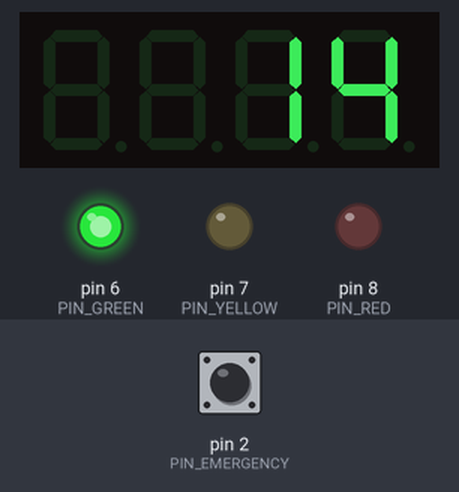
Recording of a sketch running on a simulated Arduino Uno, built with avr-gcc and run on an emulated ATmega328P. On the bench: 4-digit seven-segment display, output pins drawn as LEDs (lit = HIGH). Dashed ring = blinking. The test bench sets the inputs (shaded band); at power-on: pin 2 (PIN_EMERGENCY) HIGH. What the sketch prints to the serial monitor is not drawn.

Above: at 1.2 s.
1.3 s: pin 2 (PIN_EMERGENCY) pulled LOW for 3.2 s
At 2.2 s:
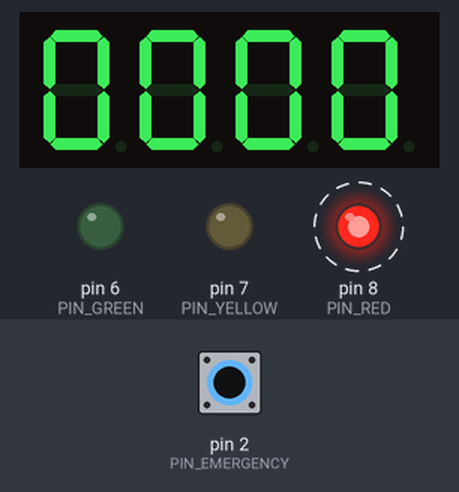
6.0 s: pin 2 (PIN_EMERGENCY) pulled LOW for 0.15 s
At 6.7 s:
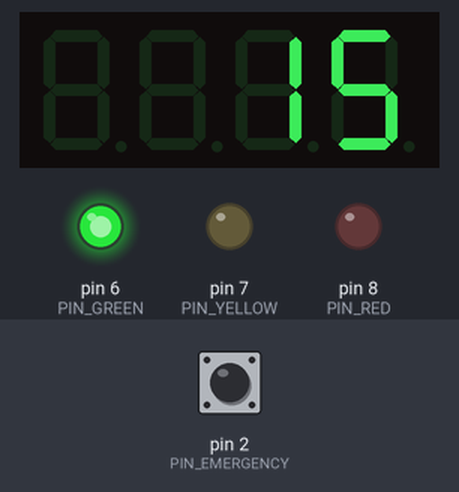
8.6 s: pin 2 (PIN_EMERGENCY) pulled LOW for 1 s
At 26.3 s:
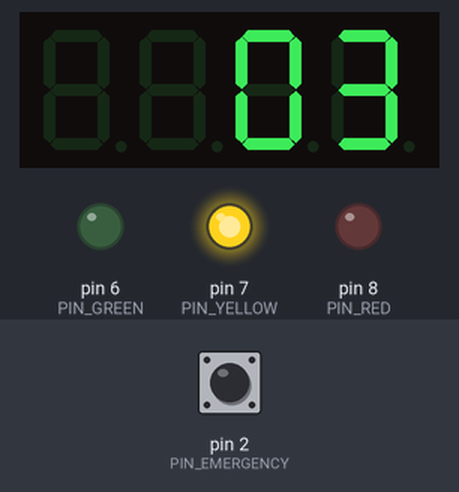
Timing chart, 0 to 27.8 s (numbered marks = the images above; inputs shaded):
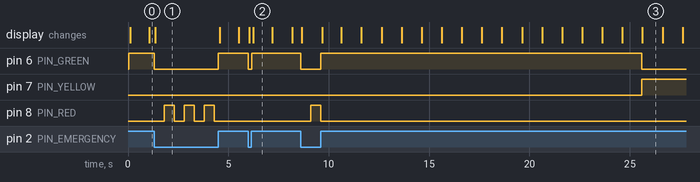

The sketch:

Exp3_TrafficLight.ino
```cpp
/*
 * ============================================================================
 * 实验三：流水灯 / 简易交通灯（数码管倒计时 + 外部中断紧急控制）
 * 北京交通大学 电子信息工程学院 大学生创新活动中心
 * ----------------------------------------------------------------------------
 * 接线：
 *   红灯 -> D8     黄灯 -> D7     绿灯 -> D6
 *   每个 LED 长脚串 220Ω 电阻接对应数字引脚，短脚接 GND
 *   TM1637  CLK -> D10    DIO -> D9    VCC -> 5V    GND -> GND
 *   紧急控制跳线：D2 与 GND 之间插一根杜邦线
 *                 插上 -> D2 被拉低 -> 进入紧急控制
 *                 拔出 -> D2 被内部上拉拉高 -> 恢复正常运行
 *
 * 功能：
 *   1. 简易交通灯循环：绿灯 15s -> 黄灯 3s -> 红灯 15s，循环往复
 *   2. 数码管显示当前相位剩余秒数（右侧两位，倒计时）
 *   3. D2 电平变化触发外部中断（attachInterrupt），立刻进入紧急控制：
 *      - 全部灯熄灭，仅红灯持续闪烁（0.5s 亮 / 0.5s 灭）
 *      - 数码管显示 00，倒计时暂停
 *   4. 紧急控制期间用串口持续输出本组组号与报警信息，解除后串口给出恢复提示
 *
 * 说明：
 *   - 中断服务程序里不能调用 delay()，所以 ISR 只置标志位，真正的动作放在 loop() 里做；
 *   - 全部逻辑用 millis() 计时，不使用长 delay()，保证串口与中断响应及时。
 * ============================================================================
 */
#include "TM1637.h"

/* ------------------------- 需要改的地方 ------------------------- */
#define GROUP_NO      11       // 第 11 组（按实际组号设置）
/* --------------------------------------------------------------- */

#define PIN_RED       8
#define PIN_YELLOW    7
#define PIN_GREEN     6
#define PIN_EMERGENCY 2        // UNO 外部中断引脚 INT0

#define CLK_PIN       10
#define DIO_PIN       9

#define GREEN_SECONDS   15
#define YELLOW_SECONDS   3
#define RED_SECONDS     15

#define EMERG_BLINK_MS  500UL  // 紧急状态红灯闪烁半周期

TM1637 tm1637(CLK_PIN, DIO_PIN);

enum Phase { PHASE_GREEN = 0, PHASE_YELLOW = 1, PHASE_RED = 2 };

const uint8_t PHASE_SECONDS[3] = { GREEN_SECONDS, YELLOW_SECONDS, RED_SECONDS };

Phase         phase          = PHASE_GREEN;
unsigned long phaseStartMs   = 0;
int           lastShownSec   = -1;

volatile bool interruptFlag  = false;   // ISR 只负责置位
bool          emergencyActive = false;
unsigned long lastEmergPrint = 0;
unsigned long lastRedBlink   = 0;
bool          redBlinkOn     = false;

/* --------------------------- 工具函数 --------------------------- */

void printGroupTag() {
  Serial.print(F("[组号 "));
  Serial.print(GROUP_NO);
  Serial.print(F("] "));
}

/* 中断服务程序：D2 电平发生变化（插上/拔出导线）时被调用 */
void onEmergencyChange() {
  interruptFlag = true;
}

void applyLights() {
  digitalWrite(PIN_GREEN,  phase == PHASE_GREEN  ? HIGH : LOW);
  digitalWrite(PIN_YELLOW, phase == PHASE_YELLOW ? HIGH : LOW);
  digitalWrite(PIN_RED,    phase == PHASE_RED    ? HIGH : LOW);
}

void setPhase(Phase p) {
  phase        = p;
  phaseStartMs = millis();
  lastShownSec = -1;
  applyLights();

  const char* name = (p == PHASE_GREEN) ? "绿灯" : (p == PHASE_YELLOW) ? "黄灯" : "红灯";
  printGroupTag();
  Serial.print(F("相位切换 -> "));
  Serial.print(name);
  Serial.print(F("，倒计时 "));
  Serial.print(PHASE_SECONDS[p]);
  Serial.println(F(" s"));
}

/* 数码管显示倒计时（右侧两位，左侧两位留空） */
void showCountdown(uint8_t seconds) {
  tm1637.point(POINT_OFF);
  tm1637.display(0, 0x7f);              // 0x7f = 该位熄灭
  tm1637.display(1, 0x7f);
  tm1637.display(2, seconds / 10);
  tm1637.display(3, seconds % 10);
}

/* --------------------------- 紧急控制 --------------------------- */

void enterEmergency() {
  emergencyActive = true;
  redBlinkOn      = false;
  lastRedBlink    = millis();
  lastEmergPrint  = millis();

  digitalWrite(PIN_GREEN,  LOW);
  digitalWrite(PIN_YELLOW, LOW);
  digitalWrite(PIN_RED,    LOW);

  tm1637.point(POINT_OFF);
  tm1637.display(0, 0);
  tm1637.display(1, 0);
  tm1637.display(2, 0);
  tm1637.display(3, 0);

  printGroupTag();
  Serial.println(F("!!! 紧急控制触发：D2 被拉低，红灯闪烁，倒计时暂停 !!!"));
}

void emergencyLoop() {
  unsigned long now = millis();

  /* 红灯闪烁，不阻塞 */
  if (now - lastRedBlink >= EMERG_BLINK_MS) {
    lastRedBlink = now;
    redBlinkOn = !redBlinkOn;
    digitalWrite(PIN_RED, redBlinkOn ? HIGH : LOW);
  }

  /* 串口每秒提示一次，带上组号 */
  if (now - lastEmergPrint >= 1000UL) {
    lastEmergPrint = now;
    printGroupTag();
    Serial.println(F("紧急状态：交通灯已锁定，等待拔出 D2 上的导线恢复"));
  }
}

void exitEmergency() {
  emergencyActive = false;
  digitalWrite(PIN_RED, LOW);

  printGroupTag();
  Serial.println(F("紧急控制解除，交通灯从绿灯相位重新开始"));

  setPhase(PHASE_GREEN);
}

/* --------------------------- 正常交通灯 --------------------------- */

void normalLoop() {
  unsigned long elapsedMs = millis() - phaseStartMs;
  uint8_t duration = PHASE_SECONDS[phase];
  int remaining = (int)duration - (int)(elapsedMs / 1000UL);

  if (remaining < 0) {                 // 当前相位结束，切下一个
    Phase next;
    if      (phase == PHASE_GREEN)  next = PHASE_YELLOW;
    else if (phase == PHASE_YELLOW) next = PHASE_RED;
    else                            next = PHASE_GREEN;

    setPhase(next);
    remaining = PHASE_SECONDS[next];
  }

  if (remaining != lastShownSec) {     // 秒数变化才刷数码管，避免频繁刷新
    lastShownSec = remaining;
    showCountdown((uint8_t)remaining);
  }
}

/* ------------------------------ 主流程 ------------------------------ */

void setup() {
  Serial.begin(9600);

  pinMode(PIN_RED,    OUTPUT);
  pinMode(PIN_YELLOW, OUTPUT);
  pinMode(PIN_GREEN,  OUTPUT);
  digitalWrite(PIN_RED,    LOW);
  digitalWrite(PIN_YELLOW, LOW);
  digitalWrite(PIN_GREEN,  LOW);

  pinMode(PIN_EMERGENCY, INPUT_PULLUP);   // 平时被上拉为高，插线到 GND 即变低
  attachInterrupt(digitalPinToInterrupt(PIN_EMERGENCY), onEmergencyChange, CHANGE);

  tm1637.init();
  tm1637.set(BRIGHT_TYPICAL);

  printGroupTag();
  Serial.println(F("实验三 简易交通灯 启动（绿 15s -> 黄 3s -> 红 15s）"));

  setPhase(PHASE_GREEN);
}

void loop() {
  if (interruptFlag) {
    interruptFlag = false;               // 中断已响应，具体动作在下面按电平判断
  }

  bool emergencyNow = (digitalRead(PIN_EMERGENCY) == LOW);

  if (emergencyNow) {
    if (!emergencyActive) enterEmergency();
    emergencyLoop();
    return;
  }

  if (emergencyActive) {
    exitEmergency();
  }

  normalLoop();
}
```

Measured:
- after the input at 1.3 s, pin 6 (PIN_GREEN): HIGH → LOW at once, → HIGH 3.2 s later; pin 8 (PIN_RED): alternates HIGH for 0.50 s and LOW for 0.50 s, 6 changes in all, then stays LOW, starting after 0.50 s
- after the input at 6.0 s, pin 6 (PIN_GREEN): HIGH → LOW at once, → HIGH 0.16 s later
- after the input at 8.6 s, pin 6 (PIN_GREEN): HIGH → LOW after 0.00 s instead of 13.6 s; pin 8 (PIN_RED): LOW → HIGH after 0.50 s instead of 17.6 s
- what the display in image 2 shows lasts 1.0 s, from 6.2 s to 7.2 s
